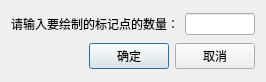
<?xml version="1.0" encoding="UTF-8"?>
<ui version="4.0">
 <class>InputNumberDlg</class>
 <widget class="QDialog" name="InputNumberDlg">
  <property name="geometry">
   <rect>
    <x>0</x>
    <y>0</y>
    <width>266</width>
    <height>82</height>
   </rect>
  </property>
  <property name="sizePolicy">
   <sizepolicy hsizetype="Fixed" vsizetype="Fixed">
    <horstretch>0</horstretch>
    <verstretch>0</verstretch>
   </sizepolicy>
  </property>
  <property name="windowTitle">
   <string>虚拟标记点</string>
  </property>
  <layout class="QGridLayout" name="gridLayout_3">
   <item row="0" column="0">
    <layout class="QGridLayout" name="gridLayout_2">
     <item row="0" column="0">
      <widget class="QLabel" name="label">
       <property name="text">
        <string>请输入要绘制的标记点的数量：</string>
       </property>
      </widget>
     </item>
     <item row="0" column="1">
      <widget class="QLineEdit" name="numEdit"/>
     </item>
    </layout>
   </item>
   <item row="1" column="0">
    <layout class="QGridLayout" name="gridLayout">
     <item row="0" column="0">
      <spacer name="horizontalSpacer">
       <property name="orientation">
        <enum>Qt::Horizontal</enum>
       </property>
       <property name="sizeHint" stdset="0">
        <size>
         <width>159</width>
         <height>20</height>
        </size>
       </property>
      </spacer>
     </item>
     <item row="0" column="1">
      <widget class="QPushButton" name="okBtn">
       <property name="text">
        <string>确定</string>
       </property>
      </widget>
     </item>
     <item row="0" column="2">
      <widget class="QPushButton" name="cancelBtn">
       <property name="text">
        <string>取消</string>
       </property>
      </widget>
     </item>
    </layout>
   </item>
  </layout>
 </widget>
 <layoutdefault spacing="6" margin="11"/>
 <resources/>
 <connections/>
</ui>
